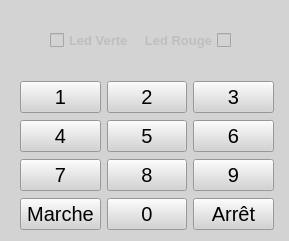
<?xml version="1.0" encoding="UTF-8"?>
<ui version="4.0">
 <class>Clavier</class>
 <widget class="QWidget" name="Clavier">
  <property name="geometry">
   <rect>
    <x>0</x>
    <y>0</y>
    <width>289</width>
    <height>241</height>
   </rect>
  </property>
  <property name="font">
   <font>
    <pointsize>15</pointsize>
    <bold>false</bold>
   </font>
  </property>
  <property name="windowTitle">
   <string>Clavier</string>
  </property>
  <property name="styleSheet">
   <string notr="true">background-color: LightGray;
</string>
  </property>
  <widget class="QWidget" name="gridLayoutWidget">
   <property name="geometry">
    <rect>
     <x>20</x>
     <y>80</y>
     <width>254</width>
     <height>151</height>
    </rect>
   </property>
   <layout class="QGridLayout" name="gridLayout">
    <item row="1" column="1">
     <widget class="QPushButton" name="pushButton_5">
      <property name="text">
       <string>5</string>
      </property>
     </widget>
    </item>
    <item row="2" column="0">
     <widget class="QPushButton" name="pushButton_7">
      <property name="text">
       <string>7</string>
      </property>
     </widget>
    </item>
    <item row="0" column="2">
     <widget class="QPushButton" name="pushButton_3">
      <property name="text">
       <string>3</string>
      </property>
     </widget>
    </item>
    <item row="2" column="2">
     <widget class="QPushButton" name="pushButton_9">
      <property name="text">
       <string>9</string>
      </property>
     </widget>
    </item>
    <item row="2" column="1">
     <widget class="QPushButton" name="pushButton_8">
      <property name="text">
       <string>8</string>
      </property>
     </widget>
    </item>
    <item row="0" column="1">
     <widget class="QPushButton" name="pushButton_2">
      <property name="text">
       <string>2</string>
      </property>
     </widget>
    </item>
    <item row="1" column="0">
     <widget class="QPushButton" name="pushButton_4">
      <property name="text">
       <string>4</string>
      </property>
     </widget>
    </item>
    <item row="0" column="0">
     <widget class="QPushButton" name="pushButton_1">
      <property name="text">
       <string>1</string>
      </property>
     </widget>
    </item>
    <item row="1" column="2">
     <widget class="QPushButton" name="pushButton_6">
      <property name="text">
       <string>6</string>
      </property>
     </widget>
    </item>
    <item row="3" column="0">
     <widget class="QPushButton" name="pushButtonMarche">
      <property name="text">
       <string>Marche</string>
      </property>
     </widget>
    </item>
    <item row="3" column="1">
     <widget class="QPushButton" name="pushButton_0">
      <property name="text">
       <string>0</string>
      </property>
     </widget>
    </item>
    <item row="3" column="2">
     <widget class="QPushButton" name="pushButtonArret">
      <property name="text">
       <string>Arrêt</string>
      </property>
     </widget>
    </item>
   </layout>
  </widget>
  <widget class="QWidget" name="horizontalLayoutWidget">
   <property name="geometry">
    <rect>
     <x>50</x>
     <y>10</y>
     <width>181</width>
     <height>61</height>
    </rect>
   </property>
   <layout class="QHBoxLayout" name="horizontalLayout">
    <item>
     <widget class="QCheckBox" name="checkBoxLedVerte">
      <property name="enabled">
       <bool>false</bool>
      </property>
      <property name="font">
       <font>
        <pointsize>10</pointsize>
        <bold>true</bold>
       </font>
      </property>
      <property name="layoutDirection">
       <enum>Qt::LayoutDirection::LeftToRight</enum>
      </property>
      <property name="autoFillBackground">
       <bool>false</bool>
      </property>
      <property name="text">
       <string>Led Verte</string>
      </property>
     </widget>
    </item>
    <item>
     <widget class="QCheckBox" name="checkBoxLedRouge">
      <property name="enabled">
       <bool>false</bool>
      </property>
      <property name="font">
       <font>
        <pointsize>10</pointsize>
        <bold>true</bold>
       </font>
      </property>
      <property name="layoutDirection">
       <enum>Qt::LayoutDirection::RightToLeft</enum>
      </property>
      <property name="autoFillBackground">
       <bool>false</bool>
      </property>
      <property name="text">
       <string>Led Rouge</string>
      </property>
     </widget>
    </item>
   </layout>
  </widget>
 </widget>
 <resources/>
 <connections/>
</ui>
